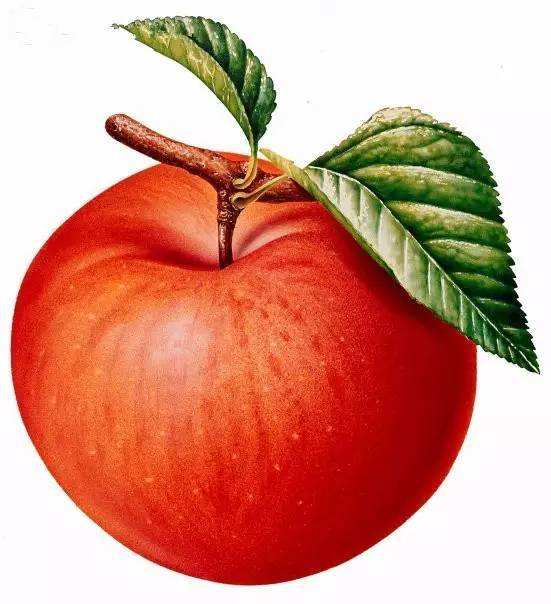
#> input picture 降维/PCA/apple.jpg, 551 x 604 px
$ python pca.py
#> lines starting #> are read from the running program, lines starting #| are printed output that depends on the picture; long printed decimals are rounded
import os
import threading
from sklearn.decomposition import PCA
import numpy as np
import matplotlib.pyplot as plt
import matplotlib.image as mpimg
import sys

# SVD压缩——降维
def svdImageMatrix(om, k):
    U, S, Vt = np.linalg.svd(om)
    cmping = np.matrix(U[:, :k]) * np.diag(S[:k]) * np.matrix(Vt[:k, :])
    return cmping

#PCA主成分压缩——降维
def pca(om, cn):
    ipca = PCA(cn).fit(om)
    img_c = ipca.transform(om)
    print(img_c.shape)
    print(np.sum(ipca.explained_variance_ratio_))  #它代表降维后的各主成分的方差值占总方差值的比例，这个比例越大，则越是重要的主成分。
    temp = ipca.inverse_transform(img_c)
    print(temp.shape)
    return temp

def compressImage(image, k):
    #图片的色素矩阵 红 绿 蓝
    redChannel = image[..., 0]
    greenChannel = image[..., 1]
    blueChannel = image[..., 2]

    #cmpRed = svdImageMatrix(redChannel, k)
    #cmpGreen = svdImageMatrix(greenChannel, k)
    #cmpBlue = svdImageMatrix(blueChannel, k)

    cmpRed = pca(redChannel, k)
    cmpGreen = pca(greenChannel, k)
    cmpBlue = pca(blueChannel, k)

    newImage = np.zeros((image.shape[0], image.shape[1], 3), 'uint8')

    newImage[..., 0] = cmpRed
    newImage[..., 1] = cmpGreen
    newImage[..., 2] = cmpBlue

    return newImage


path = 'apple.jpg'
img = mpimg.imread(path)
#> img is the input picture: shape (604, 551, 3); mean R, G, B 213.2, 149, 131.9

title = "Original Image"
plt.title(title)
plt.imshow(img)
plt.show()

weights = [100, 50, 20, 5]

for k in weights:
    newImg = compressImage(img, k)

    title = " Image after =  %s" % k
    plt.title(title)
    plt.imshow(newImg)
    plt.show()

    newname = 'picture\\'+os.path.splitext(path)[0] + '_comp_' + str(k) + '.jpg'
    mpimg.imsave(newname, newImg)
#> this loop made 4 passes
#| 0.971
#| 0.9877
#| 0.99
#| 0.9468
#| 0.976
#| 0.9801
#| 0.9003
#| 0.9488
#| 0.955
#| 0.7133
#> (further printed lines are left out)
#> pass 1, in compressImage, `redChannel = image[..., 0]`:
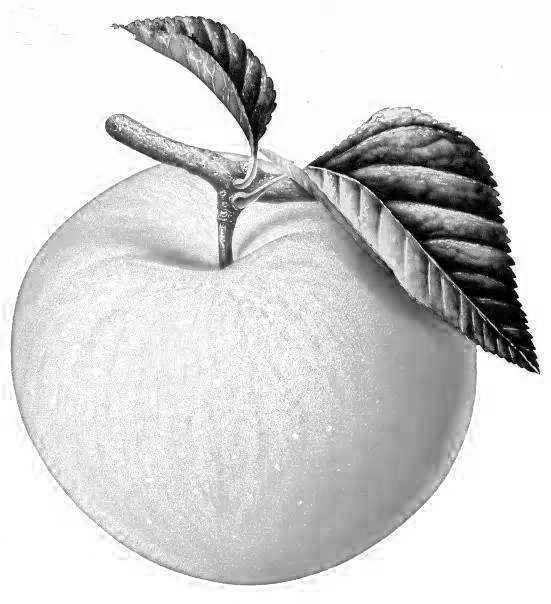
#> redChannel: shape (604, 551); min 0, max 255, mean 213.2
#> pass 1, in compressImage, `greenChannel = image[..., 1]`:
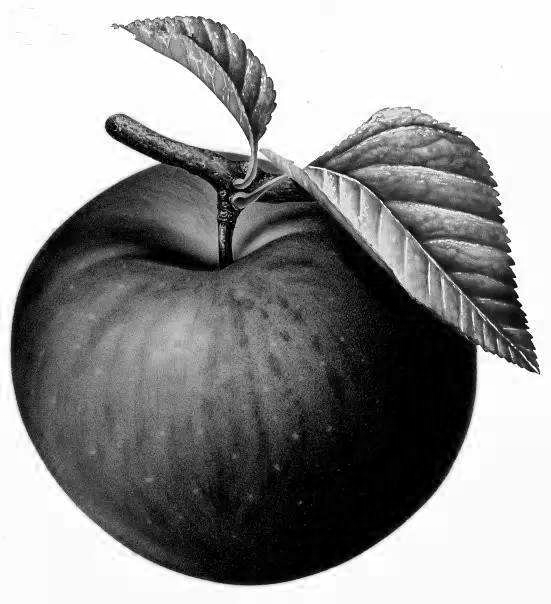
#> greenChannel: shape (604, 551); min 0, max 255, mean 149
#> pass 1, in compressImage, `blueChannel = image[..., 2]`:
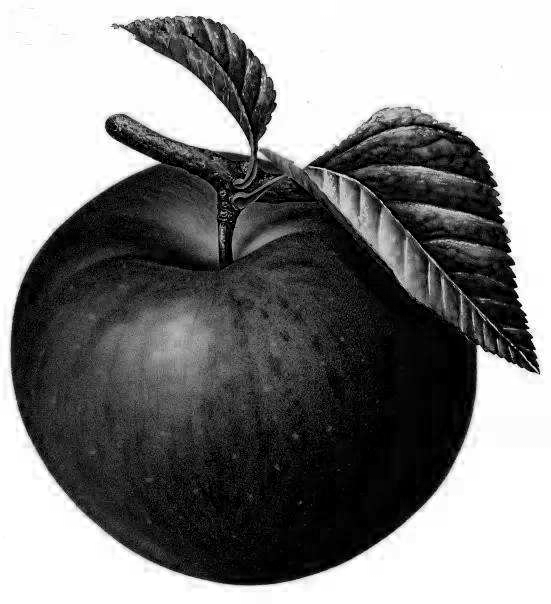
#> blueChannel: shape (604, 551); min 0, max 255, mean 131.9
#> pass 1, in pca, `img_c = ipca.transform(om)`:
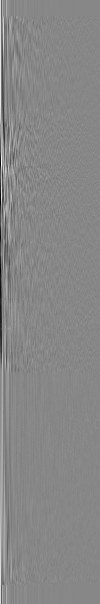
#> img_c: shape (604, 100) float64; min -1438.4, max 1270.7, mean 0; drawn with min black and max white
#> pass 1, `plt.show()`:
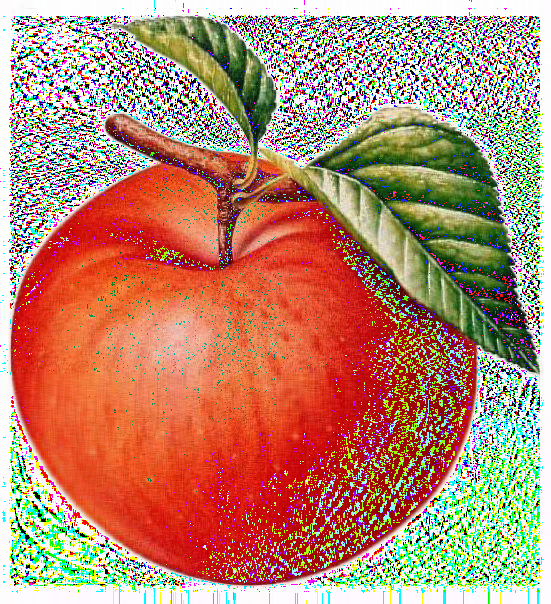
#> shown: shape (604, 551, 3); mean R, G, B 183.3, 134.5, 111.2
#> pass 2, `plt.show()`:
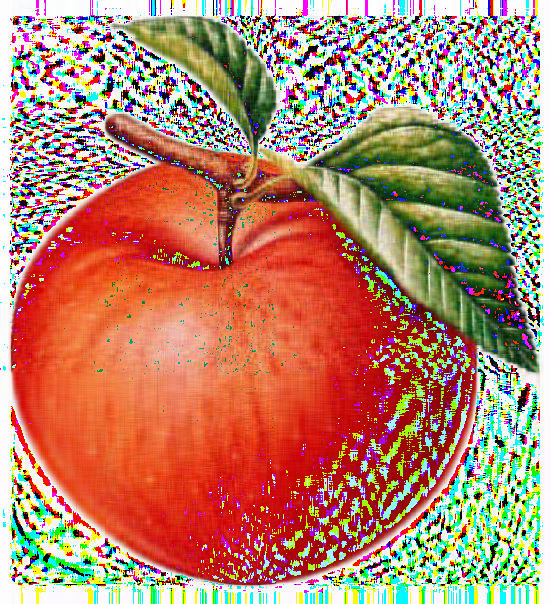
#> shown: shape (604, 551, 3); mean R, G, B 182.4, 131.3, 107.5
